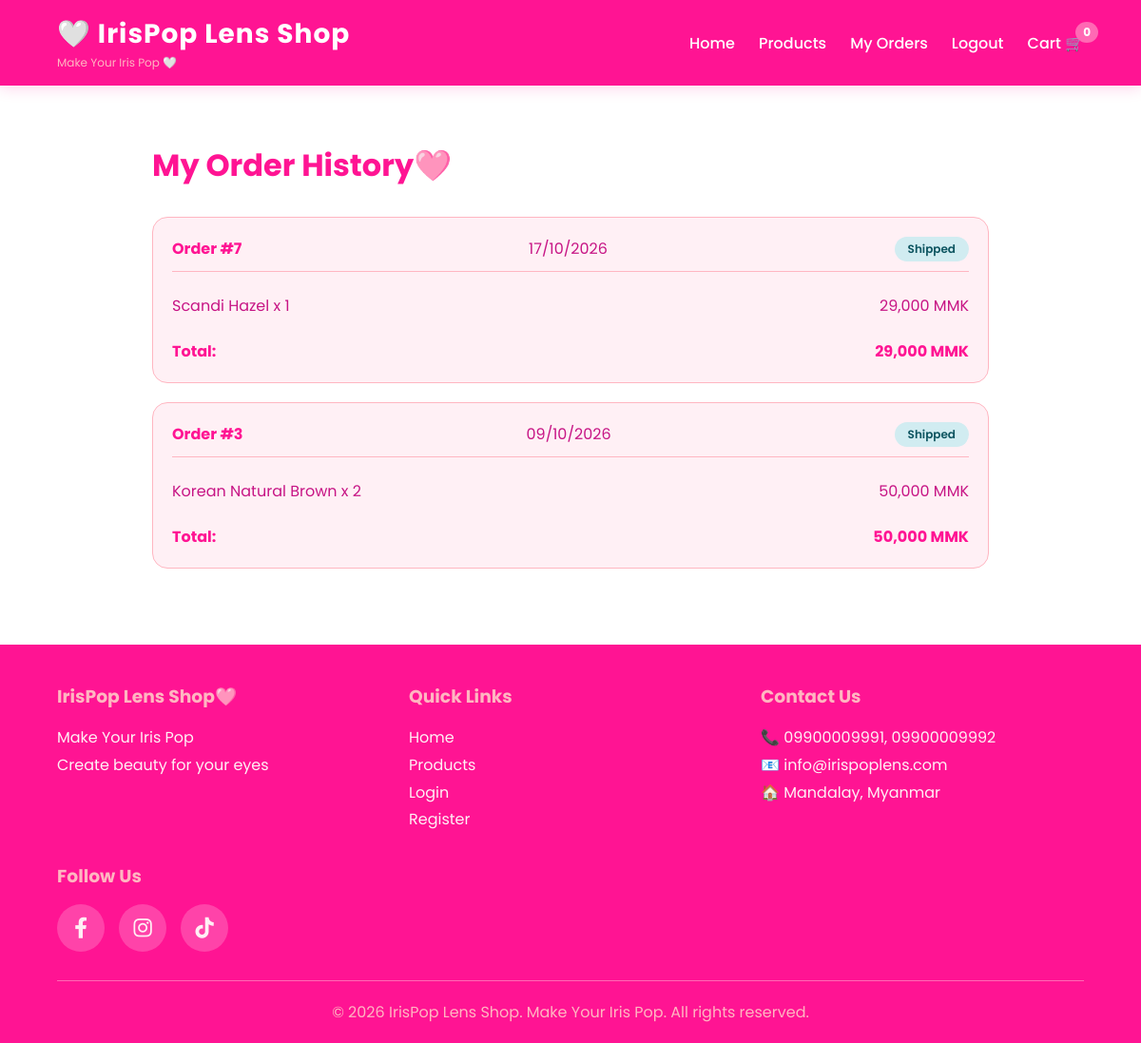
The app's page /src/Views/order-history.php (signed in) with its own data.
### tables this page shows
CREATE TABLE `orders` (
  `orderID` int(11) NOT NULL,
  `userID` int(11) NOT NULL,
  `orderDate` datetime DEFAULT current_timestamp(),
  `orderStatus` enum('pending','processing','shipped','delivered','cancelled') DEFAULT 'pending',
  `totalAmount` decimal(10,2) NOT NULL,
  `shipping_address` text DEFAULT NULL,
  `phone` varchar(20) DEFAULT NULL
);

CREATE TABLE `orderitems` (
  `orderItemID` int(11) NOT NULL,
  `orderID` int(11) NOT NULL,
  `productID` int(11) NOT NULL,
  `quantity` int(11) NOT NULL,
  `subTotal` decimal(10,2) NOT NULL
);

CREATE TABLE `products` (
  `productID` int(11) NOT NULL,
  `productName` varchar(200) NOT NULL,
  `brandID` int(11) DEFAULT NULL,
  `categoryID` int(11) DEFAULT NULL,
  `price` decimal(10,2) NOT NULL,
  `stock` int(11) DEFAULT 0,
  `description` text DEFAULT NULL,
  `image` varchar(255) DEFAULT NULL,
  `created_at` timestamp NOT NULL DEFAULT current_timestamp()
);

### src/Views/order-history.php (the view, shortened to what this page needs)
<?php
require_once '../../config/database.php';
$userID = $_SESSION['user_id'];
$stmt = $conn->prepare("
    SELECT * FROM orders
    WHERE userID = ?
    ORDER BY orderDate DESC
");
$stmt->bind_param("i", $userID);
$stmt->execute();
$orders = $stmt->get_result();
?>
<?php include 'includes/header.php'; ?>
<div class="orders-container">
    <h2 class="cart-title">My Order History🩷</h2>
    <?php if ($orders && $orders->num_rows > 0): ?>
        <?php while ($order = $orders->fetch_assoc()): ?>
            <?php
            $itemStmt = $conn->prepare("
                SELECT oi.*, p.productName, p.image
                FROM orderitems oi
                JOIN products p ON oi.productID = p.productID
                WHERE oi.orderID = ?
            ");
            $itemStmt->bind_param("i", $order['orderID']);
            $itemStmt->execute();
            $orderItems = $itemStmt->get_result();
            ?>
            <div class="order-card">
                <div class="order-header">
                    <span class="order-id">Order #<?php echo $order['orderID']; ?></span>
                    <span class="order-date"><?php echo date('d/m/Y', strtotime($order['orderDate'])); ?></span>
                    <span class="order-status status-<?php echo strtolower($order['orderStatus']); ?>">
                        <?php echo ucfirst($order['orderStatus']); ?>
                    </span>
                </div>
                <div class="order-items">
                    <?php while ($item = $orderItems->fetch_assoc()): ?>
                        <div class="order-item-row">
                            <span><?php echo htmlspecialchars($item['productName']); ?> x <?php echo $item['quantity']; ?></span>
                            <span><?php echo number_format($item['subTotal']); ?> MMK</span>
                        </div>
                    <?php endwhile; ?>
                </div>
                <div class="order-total">
                    <span>Total:</span>
                    <span><?php echo number_format($order['totalAmount']); ?> MMK</span>
                </div>
            </div>
        <?php endwhile; ?>
    <?php endif; ?>
</div>
<?php include 'includes/footer.php'; ?>

### public/assets/css/style.css (style rules this page uses)
* { margin: 0; padding: 0; box-sizing: border-box; }
body { font-family: 'Poppins', 'Segoe UI', Tahoma, Geneva, Verdana, sans-serif; background-color: #FFFFFF; color: #C71585; overflow-x: hidden; }
.cart-title { font-size: 32px; color: #FF1493; margin-bottom: 30px; }
.order-total { display: flex; justify-content: space-between; padding-top: 15px; font-weight: bold; color: #FF1493; }
.orders-container { max-width: 1000px; margin: 0 auto; padding: 60px 5%; }
.order-card { background: #FFF0F5; border-radius: 16px; padding: 20px; margin-bottom: 20px; border: 1px solid #FFB6C1; }
.order-header { display: flex; justify-content: space-between; margin-bottom: 15px; padding-bottom: 10px; border-bottom: 1px solid #FFB6C1; }
.order-id { font-weight: bold; color: #FF1493; }
.order-status { color: #FF69B4; }
.order-items { margin-top: 10px; }
.order-item-row { display: flex; justify-content: space-between; padding: 8px 0; }
.status-shipped { background: #D1ECF1; color: #0C5460; }
.order-status { padding: 4px 14px; border-radius: 20px; font-size: 12px; font-weight: 600; display: inline-block; }

### records on screen
orders: orderID "7", orderDate "17/10/2026", orderStatus "Shipped", totalAmount "29,000"
orderitems: productID.productName "Scandi Hazel", quantity "1", subTotal "29,000"
orders: orderID "3", orderDate "09/10/2026", orderStatus "Shipped", totalAmount "50,000"
orderitems: productID.productName "Korean Natural Brown", quantity "2", subTotal "50,000"

### other values on screen
$cartCount "0"
